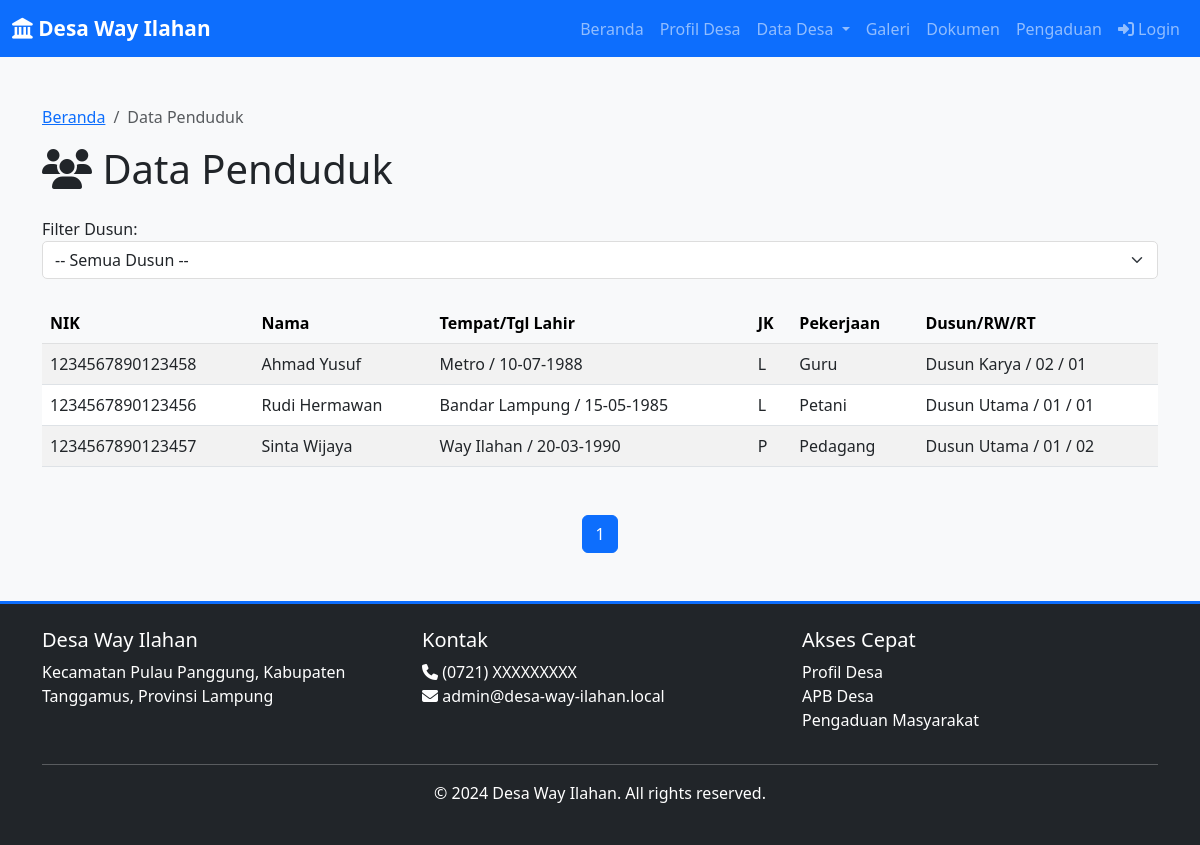
The page /data-penduduk on the database its author committed.
### app/models.py (models this page shows, shortened)
class DataPenduduk(db.Model):
    id = db.Column(db.Integer, primary_key=True)
    nik = db.Column(db.String(16), unique=True, nullable=False)
    nama = db.Column(db.String(120), nullable=False)
    tempat_lahir = db.Column(db.String(100))
    tanggal_lahir = db.Column(db.Date)
    jenis_kelamin = db.Column(db.String(20))
    agama = db.Column(db.String(50))
    status_perkawinan = db.Column(db.String(50))
    pendidikan = db.Column(db.String(100))
    pekerjaan = db.Column(db.String(100))
    alamat = db.Column(db.Text)
    dusun = db.Column(db.String(50))
    rw = db.Column(db.String(10))
    rt = db.Column(db.String(10))

### app/routes.py (the view)
@public_bp.route('/data-penduduk')
def data_penduduk():
    page = request.args.get('page', 1, type=int)
    dusun = request.args.get('dusun', '')
    query = DataPenduduk.query
    if dusun:
        query = query.filter_by(dusun=dusun)
    data = query.order_by(DataPenduduk.nama).paginate(page=page, per_page=20)
    dusun_list = db.session.query(DataPenduduk.dusun).distinct().all()
    dusun_list = [d[0] for d in dusun_list if d[0]]
    return render_template('public/data_penduduk.html', data=data, dusun_list=dusun_list)

### app/templates/public/data_penduduk.html (shortened to what this page needs)
{% extends "base.html" %}
{% block content %}
<div class="container my-5">
    <nav aria-label="breadcrumb">
        <ol class="breadcrumb">
            <li class="breadcrumb-item"><a href="{{ url_for('public.index') }}">Beranda</a></li>
            <li class="breadcrumb-item active">Data Penduduk</li>
        </ol>
    </nav>
    <h1 class="mb-4"><i class="fas fa-users"></i> Data Penduduk</h1>
    <div class="mb-4">
        <form method="GET" class="form-inline">
            <label class="me-2">Filter Dusun:</label>
            <select name="dusun" class="form-select" onchange="this.form.submit()">
                <option value="">-- Semua Dusun --</option>
            </select>
        </form>
    </div>
    {% if data.items %}
    <div class="table-responsive">
        <table class="table table-striped table-hover">
            <thead class="table-light">
                <tr>
                    <th>NIK</th>
                    <th>Nama</th>
                    <th>Tempat/Tgl Lahir</th>
                    <th>JK</th>
                    <th>Pekerjaan</th>
                    <th>Dusun/RW/RT</th>
                </tr>
            </thead>
            <tbody>
                {% for item in data.items %}
                <tr>
                    <td>{{ item.nik }}</td>
                    <td>{{ item.nama }}</td>
                    <td>
                        {{ item.tempat_lahir or '-' }}
                        {% if item.tanggal_lahir %}
                        / {{ item.tanggal_lahir.strftime('%d-%m-%Y') }}
                        {% endif %}
                    </td>
                    <td>{{ item.jenis_kelamin[:1] or '-' }}</td>
                    <td>{{ item.pekerjaan or '-' }}</td>
                    <td>{{ item.dusun or '-' }} / {{ item.rw or '-' }} / {{ item.rt or '-' }}</td>
                </tr>
                {% endfor %}
            </tbody>
        </table>
    </div>
    <nav class="mt-5">
        <ul class="pagination justify-content-center">
            {% for page_num in data.iter_pages() %}
                {% if page_num %}
                    {% if page_num == data.page %}
                    <li class="page-item active">
                        <span class="page-link">{{ page_num }}</span>
                    </li>
                    {% else %}
                    <li class="page-item">
                        <a class="page-link" href="{{ url_for('public.data_penduduk', page=page_num, dusun=request.args.get('dusun', '')) }}">{{ page_num }}</a>
                    </li>
                    {% endif %}
                {% endif %}
            {% endfor %}
        </ul>
    </nav>
    {% else %}
    <div class="alert alert-info">Belum ada data penduduk</div>
    {% endif %}
</div>
{% endblock %}

### app/static/css/style.css (style rules this page uses)
:root { --primary-color: #0d6efd; --secondary-color: #6c757d; --success-color: #198754; --danger-color: #dc3545; --warning-color: #ffc107; --info-color: #0dcaf0; }
* { scroll-behavior: smooth; }
body { font-family: 'Segoe UI', Tahoma, Geneva, Verdana, sans-serif; background-color: #f8f9fa; }
.table { margin-bottom: 0; }
.breadcrumb { background-color: transparent; }
.form-control, .form-select { border-radius: 5px; border: 1px solid #ddd; }
.pagination { gap: 0.5rem; }

### rows shown on the page
DataPenduduk: nik "1234567890123458", nama "Ahmad Yusuf", tempat_lahir "Metro", tanggal_lahir "10-07-1988", jenis_kelamin "L", pekerjaan "Guru", dusun "Dusun Karya", rw "02", rt "01"
DataPenduduk: nik "1234567890123456", nama "Rudi Hermawan", tempat_lahir "Bandar Lampung", tanggal_lahir "15-05-1985", jenis_kelamin "L", pekerjaan "Petani", dusun "Dusun Utama", rw "01", rt "01"
DataPenduduk: nik "1234567890123457", nama "Sinta Wijaya", tempat_lahir "Way Ilahan", tanggal_lahir "20-03-1990", jenis_kelamin "P", pekerjaan "Pedagang", dusun "Dusun Utama", rw "01", rt "02"

### other values the page prints
{{ page_num }} "1"
